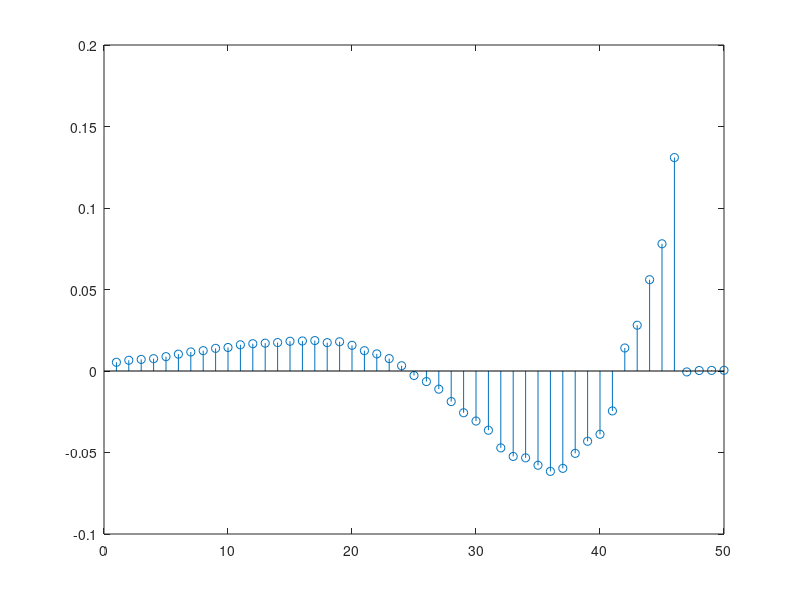

The MATLAB script that drew this image:
% opens mic data
dat = fopen('rand_30000_data.txt');
d = fscanf(dat,'%d');

% removes first N elements
N = 50;
d(1:N-1) = [];

% opens txt file of random data and scans into array x
rand = fopen('psoc_rand_30000_8b.txt');
x = fscanf(rand,'%d');

% Subtract the mean from d and x
d = d - mean(d);
x = x - mean(x);
 
dnum = numel(d);

% initialize auto-correlation R and cross-correlation P
R = zeros(N);
P = zeros(N,1);

limit = dnum-N+1;

% The number of sub-segments of length N that we can make from d,
% stepping by one, such that all samples of each sub-segment are fully contained in d
 for idx=1:limit
      xvec = x(idx:(idx+N-1));
  
      % Accumulate auto-correlation
      R = R + xvec * xvec';
    
      % Accumulate cross-correlation
      P = P + xvec * d(idx);
 end
 
% Normalize auto-correlation
R = R / limit;
    
% Normalize cross-correlation
P = P / limit;
     
% Compute impulse response to produce the least sum-of-squares
% discrepancy between x filtered by w, and d.
w = inv(R)*P;
p = stem(w);
saveas(p, 'mic_analysis.png')

% Takes output of w and saves data to text file that psoc will then read
psoc = fopen('hs_model_coeffs.h','w');

fprintf(psoc,'%s\n','#ifndef HS_MODEL_COEFFS_H');
fprintf(psoc,'%s\n','#define HS_MODEL_COEFFS_H');
fprintf(psoc,'%s\n','');
fprintf(psoc,'%s\n','static int hs_model_coeffs[]=');
fprintf(psoc,'%s\n','{');

% prints double precision values
for i=0:(N-2)
    h = 4096 * w(N-i);
    fprintf(psoc,'       %3d,\n',round(h));
end
f = 4096 * w(1);
fprintf(psoc,'       %3d\n',round(f));

fprintf(psoc,'%s\n','};');
fprintf(psoc,'%s\n','#endif');

fclose(psoc);








